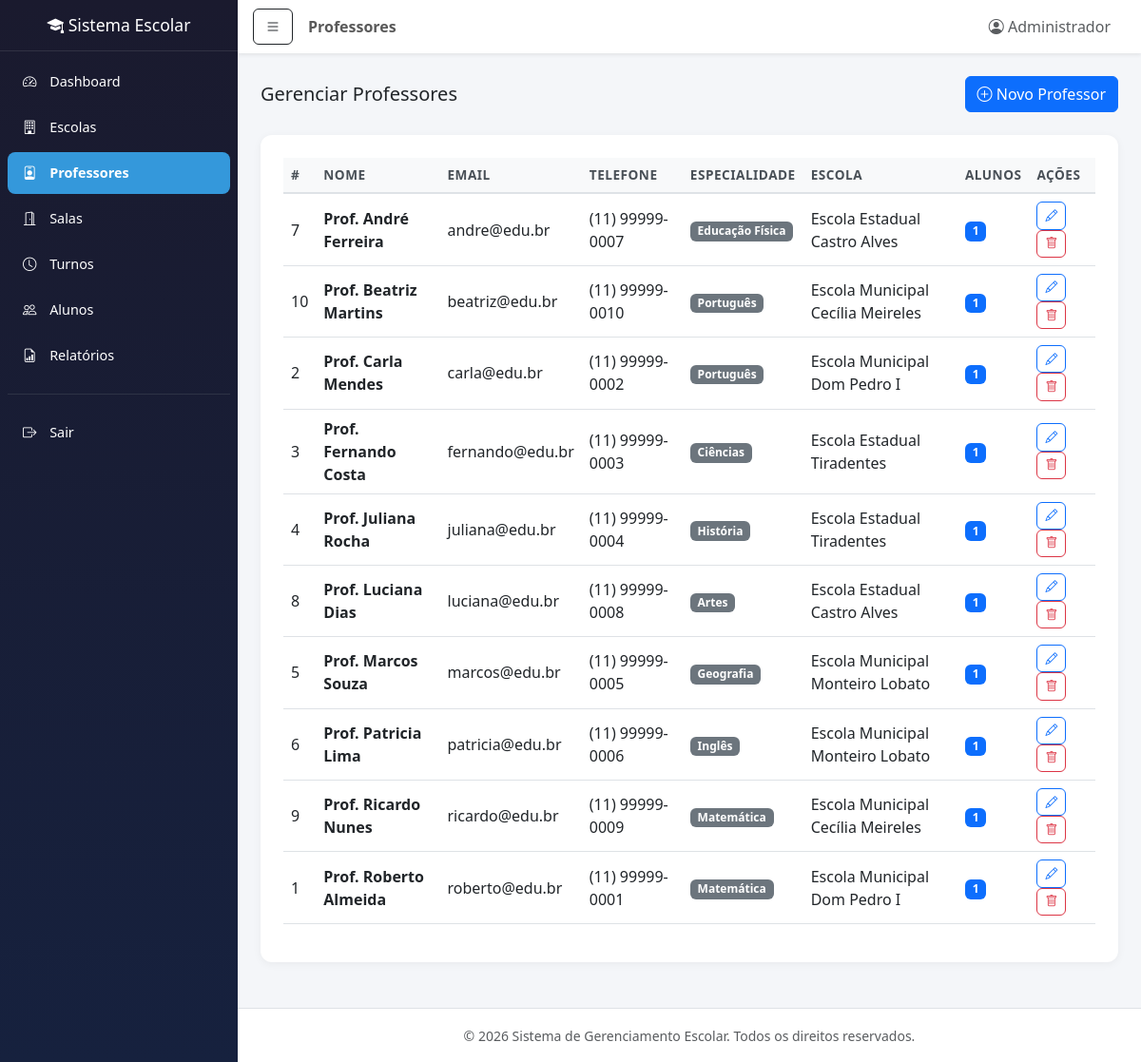
Page /professores.php (signed in) on the committed database.
### tables this page shows
CREATE TABLE IF NOT EXISTS professores (
    id INT AUTO_INCREMENT PRIMARY KEY,
    nome VARCHAR(100) NOT NULL,
    email VARCHAR(100),
    telefone VARCHAR(20),
    especialidade VARCHAR(100),
    escola_id INT NOT NULL,
    ativo TINYINT(1) DEFAULT 1,
    criado_em DATETIME DEFAULT CURRENT_TIMESTAMP,
    atualizado_em DATETIME DEFAULT CURRENT_TIMESTAMP ON UPDATE CURRENT_TIMESTAMP,
    FOREIGN KEY (escola_id) REFERENCES escolas(id) ON DELETE CASCADE
);

CREATE TABLE IF NOT EXISTS escolas (
    id INT AUTO_INCREMENT PRIMARY KEY,
    nome VARCHAR(150) NOT NULL,
    endereco VARCHAR(255),
    telefone VARCHAR(20),
    email VARCHAR(100),
    diretor VARCHAR(100),
    ativa TINYINT(1) DEFAULT 1,
    criado_em DATETIME DEFAULT CURRENT_TIMESTAMP,
    atualizado_em DATETIME DEFAULT CURRENT_TIMESTAMP ON UPDATE CURRENT_TIMESTAMP
);

### professores.php (the view, shortened to what this page needs)
<?php
require_once __DIR__ . '/includes/header.php';
$conn = getConnection();
$professores = $conn->query("
    SELECT p.*, e.nome as escola_nome,
        (SELECT COUNT(*) FROM alunos a WHERE a.professor_id = p.id) as total_alunos
    FROM professores p
    JOIN escolas e ON p.escola_id = e.id
    WHERE p.ativo = 1
    ORDER BY p.nome
")->fetchAll();
?>
<div class="d-flex justify-content-between align-items-center mb-4">
    <h5 class="mb-0">Gerenciar Professores</h5>
    <button class="btn btn-primary" data-bs-toggle="modal" data-bs-target="#modalProfessor" onclick="limparForm()">
        <i class="bi bi-plus-circle"></i> Novo Professor
    </button>
</div>
<div class="table-container fade-in">
    <div class="table-responsive">
        <table class="table table-hover">
            <thead>
                <tr>
                    <th>#</th>
                    <th>Nome</th>
                    <th>Email</th>
                    <th>Telefone</th>
                    <th>Especialidade</th>
                    <th>Escola</th>
                    <th>Alunos</th>
                    <th>Ações</th>
                </tr>
            </thead>
            <tbody>
                <?php foreach ($professores as $prof): ?>
                <tr>
                    <td><?php echo $prof['id']; ?></td>
                    <td><strong><?php echo htmlspecialchars($prof['nome']); ?></strong></td>
                    <td><?php echo htmlspecialchars($prof['email']); ?></td>
                    <td><?php echo htmlspecialchars($prof['telefone']); ?></td>
                    <td><span class="badge bg-secondary"><?php echo htmlspecialchars($prof['especialidade']); ?></span></td>
                    <td><?php echo htmlspecialchars($prof['escola_nome']); ?></td>
                    <td><span class="badge bg-primary"><?php echo $prof['total_alunos']; ?></span></td>
                    <td>
                        <button class="btn btn-sm btn-outline-primary btn-action" onclick="editarProfessor(<?php echo htmlspecialchars(json_encode($prof)); ?>)">
                            <i class="bi bi-pencil"></i>
                        </button>
                        <form method="POST" class="d-inline">
                            <button type="submit" class="btn btn-sm btn-outline-danger btn-action btn-delete">
                                <i class="bi bi-trash"></i>
                            </button>
                        </form>
                    </td>
                </tr>
                <?php endforeach; ?>
            </tbody>
        </table>
    </div>
</div>
<?php require_once __DIR__ . '/includes/footer.php'; ?>

### assets/css/style.css (style rules this page uses)
:root { --sidebar-width: 250px; --primary-color: #2c3e50; --secondary-color: #3498db; --success-color: #27ae60; --warning-color: #f39c12; --danger-color: #e74c3c; --info-color: #17a2b8; }
body { font-family: 'Segoe UI', Tahoma, Geneva, Verdana, sans-serif; background-color: #f4f6f9; min-height: 100vh; }
.table-container { background: #fff; border-radius: 12px; box-shadow: 0 2px 10px rgba(0, 0, 0, 0.05); padding: 1.5rem; }
.table thead th { background-color: #f8f9fa; border-bottom: 2px solid #dee2e6; font-weight: 600; font-size: 0.85rem; text-transform: uppercase; letter-spacing: 0.5px; color: #495057; }
.table td { vertical-align: middle; }
.btn-action { padding: 0.25rem 0.5rem; font-size: 0.8rem; border-radius: 6px; }
.fade-in { animation: fadeIn 0.3s ease-in-out; }

### rows in the picture
professores: id "7", nome "Prof. André Ferreira", email "andre@edu.br", telefone "(11) 99999-0007", especialidade "Educação Física", escola.nome "Escola Estadual Castro Alves", total_alunos "1"
professores: id "10", nome "Prof. Beatriz Martins", email "beatriz@edu.br", telefone "(11) 99999-0010", especialidade "Português", escola.nome "Escola Municipal Cecília Meireles", total_alunos "1"
professores: id "2", nome "Prof. Carla Mendes", email "carla@edu.br", telefone "(11) 99999-0002", especialidade "Português", escola.nome "Escola Municipal Dom Pedro I", total_alunos "1"
professores: id "3", nome "Prof. Fernando Costa", email "fernando@edu.br", telefone "(11) 99999-0003", especialidade "Ciências", escola.nome "Escola Estadual Tiradentes", total_alunos "1"
professores: id "4", nome "Prof. Juliana Rocha", email "juliana@edu.br", telefone "(11) 99999-0004", especialidade "História", escola.nome "Escola Estadual Tiradentes", total_alunos "1"
professores: id "8", nome "Prof. Luciana Dias", email "luciana@edu.br", telefone "(11) 99999-0008", especialidade "Artes", escola.nome "Escola Estadual Castro Alves", total_alunos "1"
professores: id "5", nome "Prof. Marcos Souza", email "marcos@edu.br", telefone "(11) 99999-0005", especialidade "Geografia", escola.nome "Escola Municipal Monteiro Lobato", total_alunos "1"
professores: id "6", nome "Prof. Patricia Lima", email "patricia@edu.br", telefone "(11) 99999-0006", especialidade "Inglês", escola.nome "Escola Municipal Monteiro Lobato", total_alunos "1"
professores: id "9", nome "Prof. Ricardo Nunes", email "ricardo@edu.br", telefone "(11) 99999-0009", especialidade "Matemática", escola.nome "Escola Municipal Cecília Meireles", total_alunos "1"
professores: id "1", nome "Prof. Roberto Almeida", email "roberto@edu.br", telefone "(11) 99999-0001", especialidade "Matemática", escola.nome "Escola Municipal Dom Pedro I", total_alunos "1"

### other values in the picture
$pageTitle "Professores"
getUsuarioNome() "Administrador"
